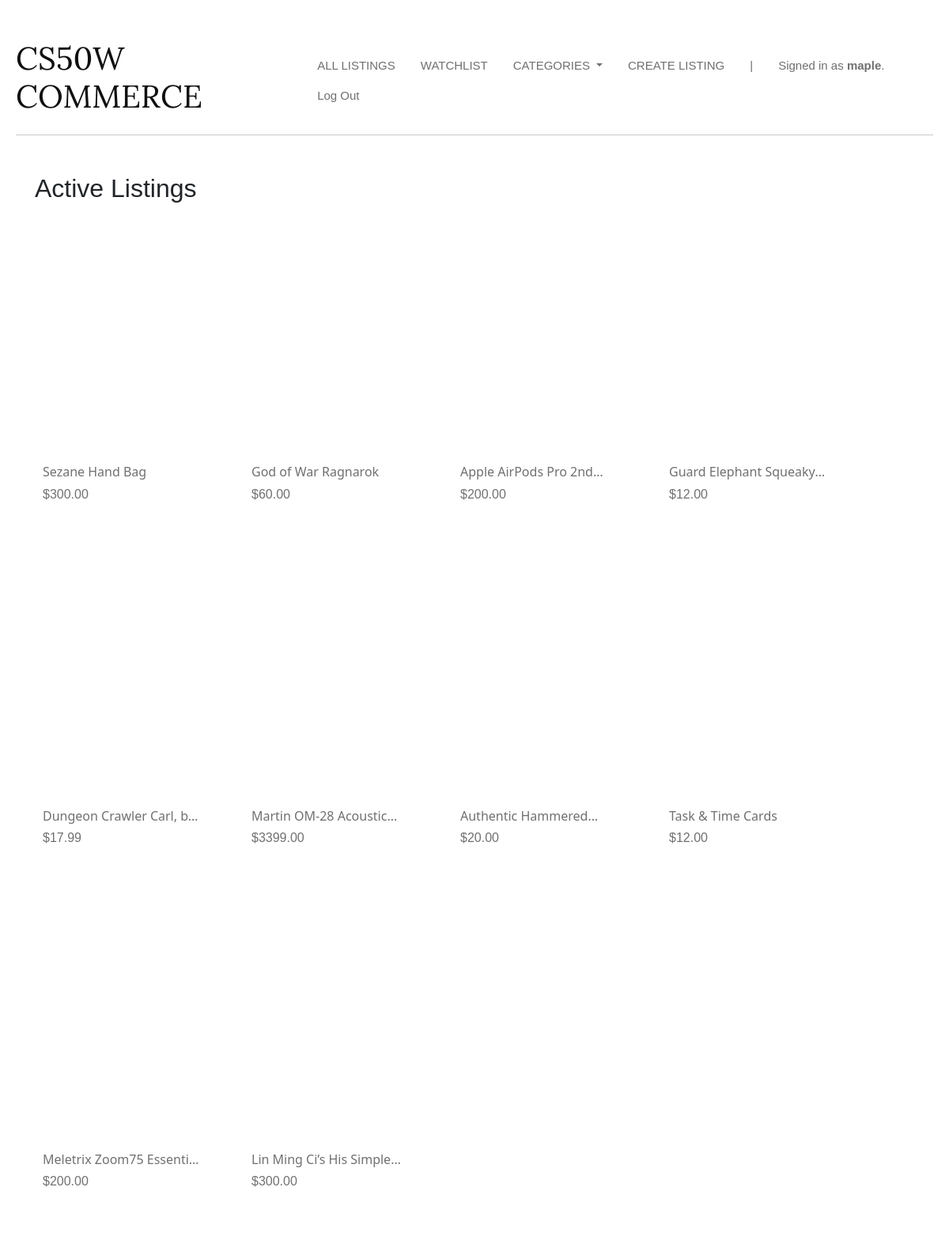
Screenshot of / (signed in) with the database file from the repository.
### auctions/models.py (models this page shows, shortened)
class User(AbstractUser):
    pass

class Listing(models.Model):
    title = models.CharField(max_length=50)
    description = models.CharField(max_length=1000)
    image = models.CharField(max_length=1000)
    price = models.FloatField()
    isActive = models.BooleanField(default=True)
    user = models.ForeignKey(User, on_delete=models.CASCADE, blank=True, null=True, related_name="user")
    category = models.ForeignKey(Category, on_delete=models.CASCADE, blank=True, null=True, related_name="category")
    watchlist = models.ManyToManyField(User, blank=True, null=True, related_name="listingWatchlist")

### auctions/views.py (the view)
# urls.py: path("", views.index, name="index"),
def index(request):
    activeListings = Listing.objects.filter(isActive=True)
    allCategories = Category.objects.all()
    return render(request, "auctions/index.html", {
        "listings": activeListings,
        "categories": allCategories
    })

### auctions/templates/auctions/index.html
{% extends "auctions/layout.html" %}
{% block body %}
    <h2 class="mt-5 mx-4" style="font-family: 'Plus Jakarta Sans', sans-serif;">Active Listings</h2>
    <div class="row mx-1">
        {% for listing in listings %}
            <div class="card mx-1 my-4" style="width: 16rem; border: none;">
                <a href="{% url 'listing' id=listing.id %}">
                    <div class="card-image-container" style="background-image: url('{{ listing.image }}');"></div>
                </a>
                <div class="card-body d-flex flex-column justify-content-between">
                    <h6 class="card-title clamp-title">{{ listing.title }}</h6>
                    <h6 class="listing-price mb-3">${{ listing.price|floatformat:"2" }}</h6>
                </div>
            </div>
        {% endfor %}
    </div>
{% endblock %}

### auctions/templates/auctions/layout.html (shortened to what this page needs)
{% load static %}
<!DOCTYPE html>
<html lang="en">
    <head>
        <link href="https://cdn.jsdelivr.net/npm/bootstrap@5.3.3/dist/css/bootstrap.min.css" rel="stylesheet">
          <link href="{% static 'auctions/styles.css' %}" rel="stylesheet">
    </head>
    <body>
        <div class="d-flex justify-content-between align-items-center">
            <h1 class="title">CS50W COMMERCE</h1>
            <ul class="nav">
                <li class="nav-item">
                    <a class="nav-link" href="{% url 'index' %}">ALL LISTINGS</a>
                </li>
                {% if user.is_authenticated %}
                    <li class="nav-item">
                        <a class="nav-link" href="{% url 'watchlist' %}">WATCHLIST</a>
                    </li>
                    <li class="nav-item dropdown">
                        <a class="nav-link dropdown-toggle" href="#" id="categoriesDropdown" role="button" data-bs-toggle="dropdown" aria-expanded="false">
                            CATEGORIES
                        </a>
                    </li>
                    <li class="nav-item">
                        <a class="nav-link" href="{% url 'create' %}">CREATE LISTING</a>
                    </li>
                    <li class="nav-item">
                        <p class="nav-link mb-0">|</p>
                    </li>
                    <li class="nav-item nav-username">
                        <p class="nav-link mb-0">Signed in as <strong !important>{{ user.username }}</strong>.</p>
                    </li>
                    <li class="nav-item">
                        <a class="nav-link" href="{% url 'logout' %}">Log Out</a>
                    </li>
                {% endif %}
            </ul>
        </div>
        <hr>
        {% block body %}
        {% endblock %}
    </body>
</html>

### auctions/static/auctions/styles.css (style rules this page uses)
body { max-width: 1400px; margin: 0 auto; padding: 50px 20px; }
.card-body a.card-title, .card-body .listing-price { text-decoration: none !important; }
.card { transition: box-shadow 0.3s ease-in-out; padding: 10px; }
.card-body { color: #707070 !important; }
.card-image-container { width: 100%; height: 17rem; background-size: cover; background-position: center; background-repeat: no-repeat; overflow: hidden; }
.title { color: rgb(16, 16, 16); font-family: "Lora", serif; font-weight: 400; }
.nav-link { color: #707070 !important; font-size: 15px !important; font-family: "Raleway", sans-serif; font-optical-sizing: auto; font-weight: 300; font-style: normal; }
.nav-username strong { font-weight: bold; }
.nav-item:nth-last-child(2) .nav-link { font-weight: normal !important; color: #707070 !important; }
.clamp-title { display: -webkit-box; -webkit-line-clamp: 1; -webkit-box-orient: vertical; overflow: hidden; }
.listing-price, .listing-bid { font-family: "Raleway", sans-serif; font-optical-sizing: auto; font-style: normal; }
h1,h4 { color: #424a4e;; font-weight: bold; }

### rows the page displays
User: username "maple"
Listing: title "Sezane Hand Bag", price "300.00"
Listing: title "God of War Ragnarok", price "60.00"
Listing: title "Apple AirPods Pro…", price "200.00"
Listing: title "Guard Elephant…", price "12.00"
Listing: title "Dungeon Crawler Carl,…", price "17.99"
Listing: title "Martin OM-28…", price "3399.00"
Listing: title "Authentic…", price "20.00"
Listing: title "Task & Time Cards", price "12.00"
Listing: title "Meletrix Zoom75…", price "200.00"
Listing: title "Lin Ming Ci’s His…", price "300.00"
